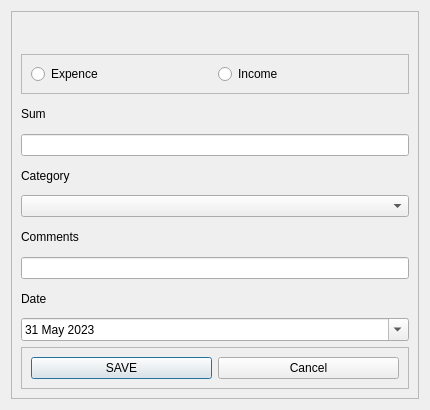
<?xml version="1.0" encoding="UTF-8"?>
<ui version="4.0">
 <class>Dialog</class>
 <widget class="QDialog" name="Dialog">
  <property name="geometry">
   <rect>
    <x>0</x>
    <y>0</y>
    <width>430</width>
    <height>410</height>
   </rect>
  </property>
  <property name="windowTitle">
   <string>Dialog</string>
  </property>
  <layout class="QVBoxLayout" name="verticalLayout">
   <item>
    <widget class="QFrame" name="frame">
     <property name="frameShape">
      <enum>QFrame::StyledPanel</enum>
     </property>
     <property name="frameShadow">
      <enum>QFrame::Raised</enum>
     </property>
     <layout class="QVBoxLayout" name="verticalLayout_2">
      <item>
       <widget class="QLabel" name="txtSaved">
        <property name="styleSheet">
         <string notr="true">color: rgb(76, 152, 0);</string>
        </property>
        <property name="text">
         <string/>
        </property>
       </widget>
      </item>
      <item>
       <widget class="QFrame" name="frame_3">
        <property name="frameShape">
         <enum>QFrame::StyledPanel</enum>
        </property>
        <property name="frameShadow">
         <enum>QFrame::Raised</enum>
        </property>
        <layout class="QHBoxLayout" name="horizontalLayout_2">
         <item>
          <widget class="QRadioButton" name="radioBtnExpenceTr">
           <property name="text">
            <string>Expence</string>
           </property>
          </widget>
         </item>
         <item>
          <widget class="QRadioButton" name="radioBtnIncomeTr">
           <property name="text">
            <string>Income</string>
           </property>
          </widget>
         </item>
        </layout>
       </widget>
      </item>
      <item>
       <widget class="QLabel" name="label_2">
        <property name="text">
         <string>Sum</string>
        </property>
       </widget>
      </item>
      <item>
       <widget class="QLineEdit" name="txtEditSum"/>
      </item>
      <item>
       <widget class="QLabel" name="label_3">
        <property name="text">
         <string>Category</string>
        </property>
       </widget>
      </item>
      <item>
       <widget class="QComboBox" name="comboBox"/>
      </item>
      <item>
       <widget class="QLabel" name="label_4">
        <property name="text">
         <string>Comments</string>
        </property>
       </widget>
      </item>
      <item>
       <widget class="QLineEdit" name="txtEditComment"/>
      </item>
      <item>
       <widget class="QLabel" name="label_5">
        <property name="text">
         <string>Date</string>
        </property>
       </widget>
      </item>
      <item>
       <widget class="QDateEdit" name="dateEdit">
        <property name="dateTime">
         <datetime>
          <hour>18</hour>
          <minute>0</minute>
          <second>0</second>
          <year>2023</year>
          <month>5</month>
          <day>31</day>
         </datetime>
        </property>
        <property name="maximumDateTime">
         <datetime>
          <hour>5</hour>
          <minute>59</minute>
          <second>59</second>
          <year>2023</year>
          <month>12</month>
          <day>30</day>
         </datetime>
        </property>
        <property name="minimumDateTime">
         <datetime>
          <hour>12</hour>
          <minute>0</minute>
          <second>0</second>
          <year>2010</year>
          <month>9</month>
          <day>12</day>
         </datetime>
        </property>
        <property name="maximumTime">
         <time>
          <hour>5</hour>
          <minute>59</minute>
          <second>59</second>
         </time>
        </property>
        <property name="currentSection">
         <enum>QDateTimeEdit::DaySection</enum>
        </property>
        <property name="calendarPopup">
         <bool>true</bool>
        </property>
        <property name="timeSpec">
         <enum>Qt::UTC</enum>
        </property>
       </widget>
      </item>
      <item>
       <widget class="QFrame" name="frame_2">
        <property name="frameShape">
         <enum>QFrame::StyledPanel</enum>
        </property>
        <property name="frameShadow">
         <enum>QFrame::Raised</enum>
        </property>
        <layout class="QHBoxLayout" name="horizontalLayout">
         <item>
          <widget class="QPushButton" name="btnSaveTransaction">
           <property name="text">
            <string>SAVE</string>
           </property>
          </widget>
         </item>
         <item>
          <widget class="QPushButton" name="pushButton_2">
           <property name="text">
            <string>Cancel</string>
           </property>
          </widget>
         </item>
        </layout>
       </widget>
      </item>
     </layout>
    </widget>
   </item>
  </layout>
 </widget>
 <resources/>
 <connections/>
</ui>
